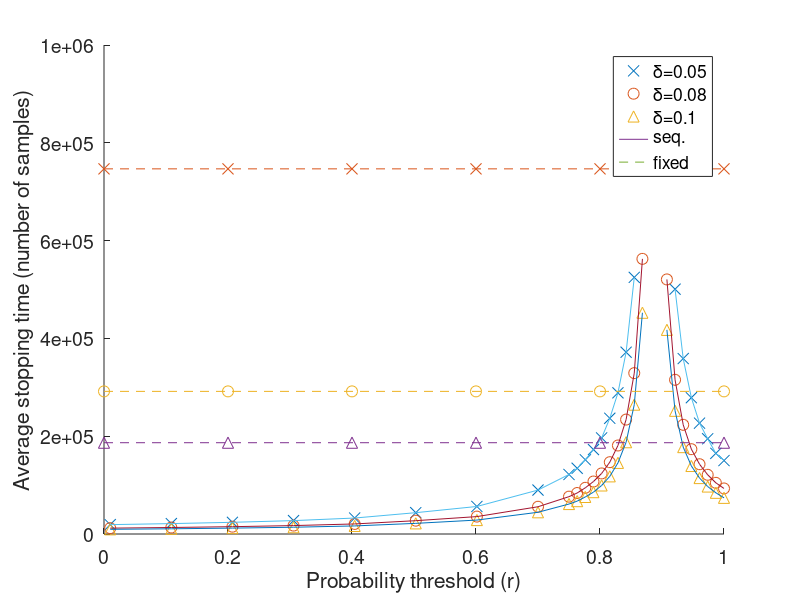

Write MATLAB code to recreate this figure.
clear variables;

reload = false;
if reload
    mtrue = 0.88746;
    epsilon = 0.01;
    nRuns = 1000;
    load('results/gammas_2e6_from2e5.mat');

    rs = [linspace(0.01,0.70,8), ...
          linspace(0.75,1,20)];
    rms = min([1./(1-rs);1./rs]);
    deltas = [0.05,0.08,0.1];

    errs = zeros(length(rs),length(deltas));
    ET = 1e8*ones(length(rs),length(deltas));
    T = nan(nRuns,length(rs),length(deltas));
    Nfix = zeros(nRuns,length(deltas));
    
    xi = 0.3;

    for i=1:nRuns
        fname = sprintf('~/data/phd/mcmchyp/odemcmc-jakstat-1-2000000-50000-1-%d.mat',i);
        fprintf('Reading %s\n',fname);
        load(fname);
        sfx = cumsum(f);
        N = length(f);	
        gamma = gammas(i);

        for j=1:length(rs)
            r = rs(j);
			rm = rms(j);
            sfxz = sfx-(1:N)'*r;
            for k=1:length(deltas)
                delta = deltas(k);
                M = log(2/sqrt(epsilon*xi))/(2*gamma*delta);
				n0 = floor(M*rm);
				imax = floor(log(N/n0)/log(1+xi));
				ntest = floor(n0*(1+xi).^(1:imax));
				tj = find(abs(sfxz(ntest))>M,1,'first');
                Nfix(i,k) = log(1/epsilon)/(gamma*delta^2);
                if ~isempty(tj)
                    T(i,j,k) = ntest(tj);
                    if (r < mtrue) && (sfxz(ntest(tj)) < 0)
                        errs(j,k) = errs(j,k) + 1;
                    elseif (r > mtrue) && (sfxz(ntest(tj)) > 0)
                        errs(j,k) = errs(j,k) + 1;
                    end
                end
            end
        end
    end

    for j=1:length(rs)
        for k=1:length(deltas)
            if ~any(isnan(T(:,j,k)))
                ET(j,k) = mean(T(:,j,k));
            else
                ET(j,k) = nan;
            end

        end
	end
	save('results/figure_seqindetdelta_dat.mat',...
		'ET','xi','rs','nRuns','Nfix','epsilon','deltas','mtrue','errs')
else
    load('results/figure_seqindetdelta_dat.mat');
end


%% Plotting
fh = figure; hold on;
markersize = 8;
plot(rs,ET(:,1),'x','markers',markersize);
plot(rs,ET(:,2),'o','markers',markersize);
plot(rs,ET(:,3),'^','markers',markersize);
plot(1,nan,'-');
plot(1,nan,'--');
plot(rs,ET(:,1),'-','markers',markersize);
plot(rs,ET(:,2),'-','markers',markersize);
plot(rs,ET(:,3),'-','markers',markersize);
Nfixm = mean(Nfix);
plot(0:0.2:1,Nfixm(1)*ones(1,6),'x--','markers',markersize);
plot(0:0.2:1,Nfixm(2)*ones(1,6),'o--','markers',markersize);
plot(0:0.2:1,Nfixm(3)*ones(1,6),'^--','markers',markersize);
legend({'\delta=0.05','\delta=0.08','\delta=0.1','seq.','fixed'});
ylim([0 1e6]);
set(gca,'yscale','linear')
xlabel('Probability threshold (r)','FontSize',12);
ylabel('Average stopping time (number of samples)','FontSize',12);
set(findall(gcf,'type','text'),'FontSize',16)
set(gca,'FontSize',14)
saveas(fh, 'figs/figure_seqindetdelta','eps');
